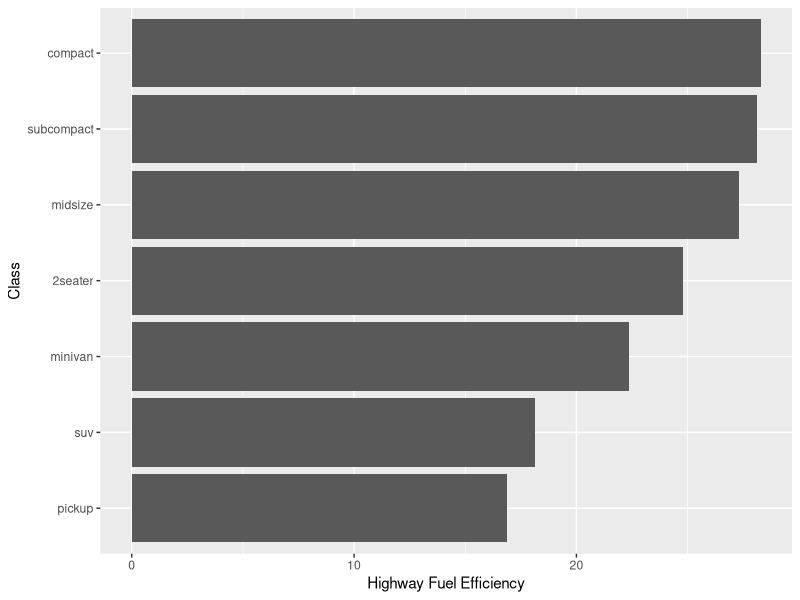

R code for this plot: (Note: this script raises an error after producing the figure.)
## ---- chunk 1
#| error: true

group_letter <- factor(c(1, 3, 2, 1), levels = c("A", "B", "C"))
group_letter
## ---- chunk 2
#| echo: false

factor(c(3, 3, 2, 3, 2), levels = c(1, 2, 3), labels = c("Small", "Medium", "Large"), ordered = TRUE)
## ---- chunk 3
#| echo: false
#| message: false

library(tidyverse)

mpg |> 
  summarize(
    .by = class,
    hwy = mean(hwy)
  ) |> 
  ggplot(aes(x = hwy, y = fct_reorder(class, hwy))) + geom_col() +
  labs(x = "Highway Fuel Efficiency", y = "Class")
## ---- chunk 4
#| echo: false
#| message: false
#| warning: false

library(tidyverse)
read_csv("../../data/movies2021.csv", show_col_types = FALSE) |> 
  mutate(
    date = mdy(Release_Date),
    year = year(date),
    label = str_c(Title, " (", year, ") [", Original_Language, "]")
  ) |> 
  select(label, Vote_Average)
## ---- chunk 5
#| error: true

my_function <- function(x) {
  (x - mean(x)) / y
}
my_function(x = c(10, 20, 5, 8), y = 3)
